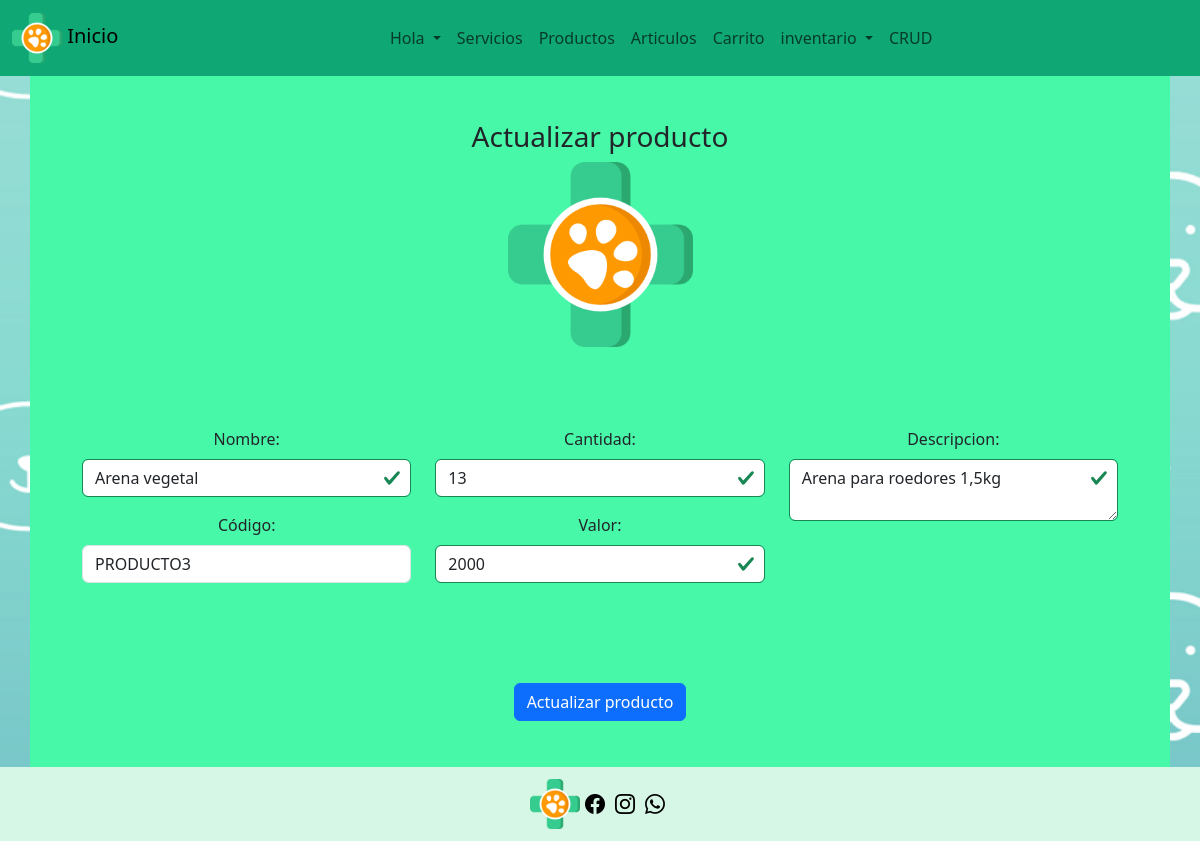
The page /productos_findEdit/PRODUCTO3/ (signed in) on the database its author committed.
### veterinaria/models.py (models this page shows, shortened)
class Producto(models.Model):
    codigo = models.CharField(max_length=10, primary_key=True)
    nombre = models.CharField(max_length=20)
    descripcion = models.CharField(max_length=100)
    valor = models.IntegerField()
    cantidad = models.IntegerField()
    imagen = models.ImageField(upload_to='productos/', blank=True, null=True)

### veterinaria/views.py (the view)
# urls.py: path('productos_findEdit/<str:pk>/', views.productos_findEdit, name='productos_findEdit'),
@staff_member_required
def productos_findEdit(request, pk):
    if pk != "":
        producto = Producto.objects.get(codigo=pk)
        context={'producto':producto}
        if producto:
            return render(request, 'veterinaria/productoEdit.html', context)
        else:
            context={'mensaje': "Error, codigo no existe..."}
            return render(request, 'veterinaria/productosCrud.html', context)

### veterinaria/templates/veterinaria/productoEdit.html (shortened to what this page needs)
{% extends 'veterinaria/base.html' %}
{% load static %}
{% block content %}
  <section class="container">
    <div class="container">
      <div class="text-center">
        <h3>Actualizar producto</h3>
        <img src="{% static 'imagenes/logo.png' %}" style="width: 185px;" alt="logo">
      </div>
    </div>
    <form action="{% url 'productoUpdate' %}" method="post" enctype="multipart/form-data" class="was-validated">
      <div class="container row mx-auto registro">
        <div class="col-md-4 col-lg-4">
          <div class="mb-3 ">
            <label for="nombre" class="form-label">Nombre:</label>
            <input type="text" class="form-control" id="nombre" placeholder="Ingresa el nombre" name="nombre" value="{{ producto.nombre }}" required autocomplete="off" oninput="validarTexto('nombre')">
          </div>
          <div class="mb-3 ">
            <label for="codigo" class="form-label">Código:</label></th>
            <input type="text" class="form-control" id="codigo" placeholder="Ingresa el código" name="codigo" value="{{ producto.codigo }}" readonly>
          </div>
        </div>
        <div class="col-md-4 col-lg-4">
          <div class="mb-3 ">
            <label for="cantidad" class="form-label">Cantidad:</label>
            <input type="text" class="form-control" id="cantidad" placeholder="Ingresa la cantidad" name="cantidad" value="{{ producto.cantidad }}" required autocomplete="off" oninput="validarNumero('cantidad')">
          </div>
          <div class="mb-3 ">
            <label for="valor" class="form-label">Valor:</label>
            <input type="text" class="form-control" id="valor" placeholder="Ingresa el valor" name="valor" value="{{ producto.valor }}" required autocomplete="off" oninput="validarNumero('valor')">
          </div>
        </div>
        <div class="col-md-4 col-lg-4">
          <div class="mb-3 ">
            <label for="descripcion" class="form-label">Descripcion:</label>
            <textarea type="text" class="form-control" id="descripcion" placeholder="Ingresa la descripcion" name="descripcion" required autocomplete="off" oninput="validarTexto('descripcion')">{{ producto.descripcion }}</textarea>
          </div>
        </div>
      </div>
      <br>
      <button type="submit" class="btn btn-primary"id="botonCrearCuenta"onclick="validarProducto()">Actualizar producto</button>
  </form>
  </section>
{% endblock %}

### veterinaria/static/style.css (style rules this page uses)
body { background-image: url(imagenes/fondo4.png); background-size: cover; background-position: center; background-attachment: fixed; }
.container { margin-top: 40px; margin-bottom: 40px; background-color: #48F8A9; align-content: center; text-align: center; padding: 20px; }
form { margin-bottom: 60px; }

### rows shown on the page
Producto: nombre "Arena vegetal", codigo "PRODUCTO3", cantidad "13", valor "2000", descripcion "Arena para roedores 1,5kg"
